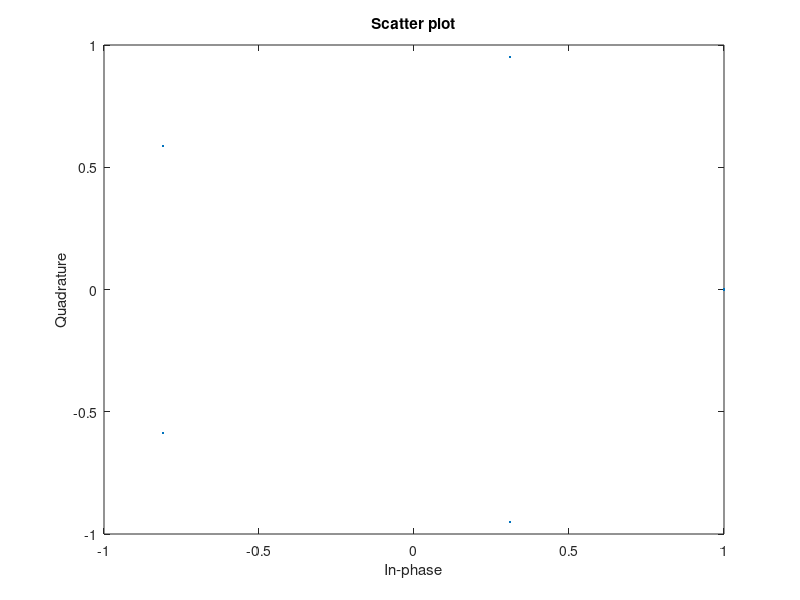
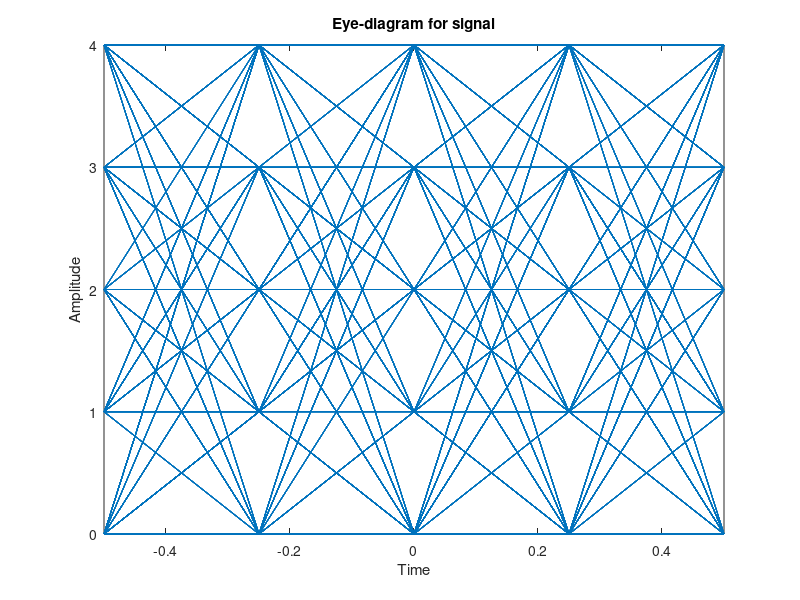

Recreate these plots in MATLAB, in order. (Note: this script raises an error after producing the figures.)
clc
clear all
close all
m=input('No. of Symbols = ');
n=input('SNR = ');
data=randint(1000,1,m);
x1=pskmod(data,m);
%Introducing Noise, input signal=x1 and SNR=n
x2=awgn(x1,n);
scatterplot(x1,m);
x3=pskdemod(x2,m);
%Number of error bits and ratio
[number_x,ratio_x]=symerr(data,x3);
eyediagram(x3,4);

y1=qammod(data,m);
%Introducing Noise, input signal=y1 SNR=n
y2=awgn(y1,n);
scatterplot(y1,m);
y3=qamdemod(y2,m);
%Number of error bits and ratio
[number_y,ratio_y]=symerr(data,y3);eyediagram(y3,4);